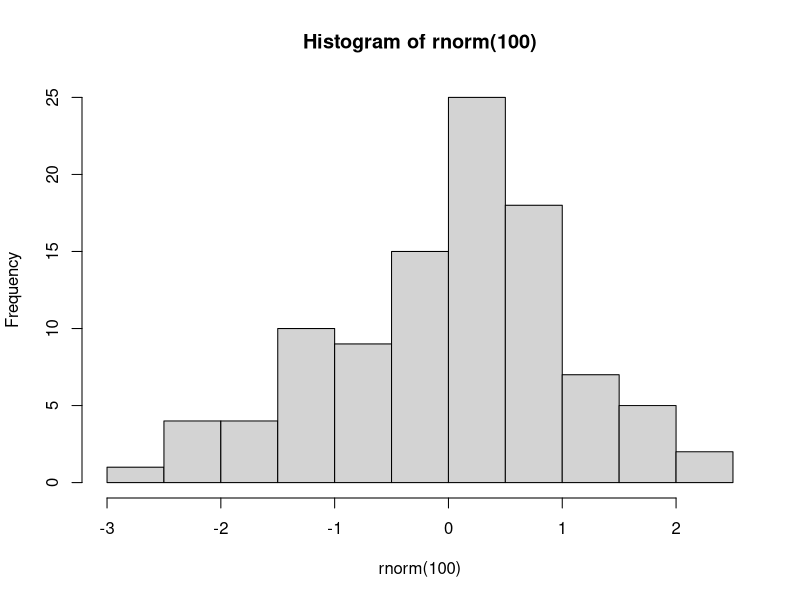

Generate this figure with R:
## ---- chunk 1
x <- 3
x
## ---- chunk 2
#| echo: fenced
#| label: tbl-one
#| tbl-cap: "This is a great table"
knitr::kable(mtcars)
## ---- chunk 3
#| echo: fenced
#| label: fig-hist
#| fig-cap: "This is a histogram"
hist(rnorm(100))
## ---- chunk 4
#| echo: false
stats <- list(n = 1123,
              mean_age = 43.5)
